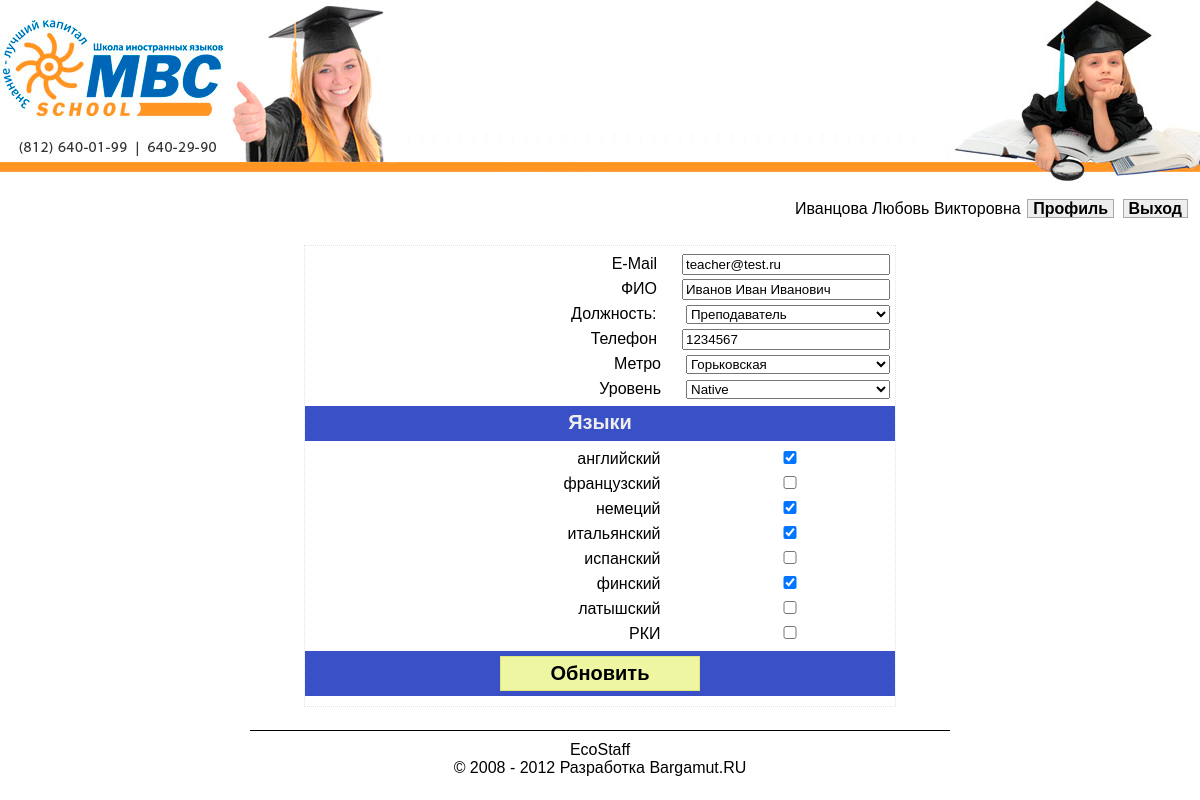
The app's page /staff/?s=1&m=t (signed in) with its own data.
### tables this page shows
CREATE TABLE IF NOT EXISTS `teachers` (
  `id` int(11) NOT NULL AUTO_INCREMENT COMMENT 'ID преподавателя',
  `fio` char(50) NOT NULL COMMENT 'ФИО преподавателя',
  `phone` char(14) NOT NULL COMMENT 'Телефона преподавателя',
  `email` char(50) NOT NULL COMMENT 'E-Mail преподавателя',
  `languages` char(50) NOT NULL COMMENT 'Массив ID языков преподавателя',
  `grade` int(11) NOT NULL COMMENT 'ID уровня преподавателя',
  `metro` int(11) NOT NULL COMMENT 'ID станции метро',
  PRIMARY KEY (`id`)
);

CREATE TABLE IF NOT EXISTS `languages` (
  `id` int(11) NOT NULL AUTO_INCREMENT COMMENT 'ID языка',
  `name` char(50) NOT NULL COMMENT 'Название языка',
  PRIMARY KEY (`id`)
);

### top.php (called while the page is built, shortened)
<?php include('eng/site.conf.php');
if ($USER->already_login()) {
    $userinfo = $_SESSION['USER'];
    $userinfo['logined'] = true;
} else {
    if ($_SERVER['REQUEST_URI'] != '/auth/') {
        header('Location: http://' . $_SERVER['SERVER_NAME'] . '/auth/');
    }
}
?>

### eng/site.conf.php (called while the page is built, shortened)
<?php
include_once('api/api.database.php');
include_once('api/api.users.php');
$DB     = new Database();
$USER   = new Users($DB);
?>

### eng/api/api.users.php (called while the page is built, shortened)
<?php
class Users {
    function userTab($uname) {
        $res = file_get_contents(SITE_ROOT.'/tpl/userTab.html');
        $res = str_replace('{uname}',           $uname, $res);
        $res = str_replace('{AUTH_PROFILE}',    AUTH_PROFILE, $res);
        $res = str_replace('{AUTH_EXIT}',       AUTH_EXIT, $res);
        return $res;
    }
}

### eng/api/api.database.php (called while the page is built, shortened)
<?php
class Database {
    function db_query() {
        $args = func_get_args();
        if (func_num_args() >= 1) {
            $q = array_shift($args);
            if (count($args) == 1) {
                $p = array_shift($args);
            }
            if (isset($p)){
                if (!is_array($p)) {
                    $p = array($p);
                }
                $q = $this->quoteSet($q);
                foreach($p as $k => $v) {
                    $p[$k] = $this->strFormat($v);
                }
                $q = vsprintf($q, $p);
            }
            $r = mysql_query($q) or die(mysql_error());
            $r = $this->db_make_result($r, $q);
        } else {
            $r = 'Нет нужных данных!';
        }
        return $r;
    }
    private function quoteSet($q) {
        $q = preg_replace_callback(
            '/(%?)(%[sd])(:\w+)?(%?)/i',
            function($m) {
                switch ($m[2]) {
                    case '%s': $r = ($m[3] == ':in') ? $m[1].$m[1].$m[2].$m[4].$m[4] : "'" . $m[1].$m[1].$m[2].$m[4].$m[4] . "'"; break;
                    case '%d': $r = ($m[3] == ':like') ? "'" . $m[1].$m[1].$m[2].$m[4].$m[4] . "'" : $m[1].$m[1].$m[2].$m[4].$m[4]; break;
                    default: break;
                }
                return $r;
            },
            $q);
        return $q;
    }
    private function strFormat($str) {
        $str = htmlspecialchars(mysql_real_escape_string($str));
        return $str;
    }
    private function db_make_result($r, $q) {
        $result = array();
        if (preg_match('/^SELECT/i', $q)) {
            if (mysql_num_rows($r) == 1) {
                $result[] = mysql_fetch_assoc($r);
            } else if (mysql_num_rows($r) > 1) {
                while ($row = mysql_fetch_assoc($r)) {
                    $result[] = $row;
                }
            }
        }
        return $result;
    }
}
?>

### staff/index.php (the view, shortened to what this page needs)
<?php
include('../top.php');?>
<!DOCTYPE html>
<html>
<head>
    <link rel="stylesheet" type="text/css" href="../css/default.css" />
    <link rel="stylesheet" type="text/css" href="../css/auth.css" />
    <link rel="stylesheet" type="text/css" href="../css/staff.css" />
</head>
<body>
<div class="main ">
    <div class="header">
        <?=SITE_LOGO?>
    </div>
    <div class="usertab">
        <?php if ($userinfo['logined']) { echo $USER->userTab($userinfo['UNAME']); }?>
    </div>
    <div class="content">
        <form name="projEdit" method="post" action="action.php" enctype="multipart/form-data">
            <?php
            function tplSelect($needle, $vkey, $ind, $key) {
                $r = '';
                foreach ($needle as $k => $v) {
                    $s = $v[$vkey] == $key ? 'selected' : '';
                    $r .= '<option '.$s.' value="'.$v[$vkey].'">'.$v[$ind].'</option>';
                }
                return $r;
            }
            $edit_tpl = file_get_contents(SITE_ROOT.'/tpl/forms/staffForm.html');
            if ($_GET['m'] == 't') {
                $teacher    = $DB->db_query('SELECT * FROM teachers WHERE `id`=%d LIMIT 1',     $_GET['s']);
            } else {
                $user       = $DB->db_query('SELECT * FROM users_bio WHERE `id`=%d LIMIT 1',    $_GET['s']);
                $account    = $DB->db_query('SELECT * FROM users_site WHERE `id`=%d LIMIT 1',   $_GET['s']);
            }
            $languages  = $DB->db_query('SELECT * FROM languages');
            $stations   = $DB->db_query('SELECT * FROM stations');
            $grades     = $DB->db_query('SELECT * FROM teachers_grades');
            $filials    = $DB->db_query('SELECT `id`, `name` FROM filial');
            $lvls       = $DB->db_query('SELECT `lvl`, `lvlname` FROM users_lvl ORDER BY `id` DESC');
            $fio        = $teacher[0]['fio']   ? $teacher[0]['fio']   : $user[0]['fio'];
            $email      = $teacher[0]['email'] ? $teacher[0]['email'] : $account[0]['email'];
            $id         = $teacher[0]['id']    ? $teacher[0]['id']    : $user[0]['id'];
            $filials    = tplSelect($filials,   'id',   'name',     $account[0]['fid']);
            $lvls       = tplSelect($lvls,      'lvl',  'lvlname',  $account[0]['level']);
            $stations   = tplSelect($stations,  'id',   'name',     $teacher[0]['metro']);
            $grades     = tplSelect($grades,    'id',   'name',     $teacher[0]['grade']);
            $r_lang     = '';
            $t_lang     = explode(',', $teacher[0]['languages']);
            foreach ($languages as $k => $v) {
                $s = in_array($v['id'], $t_lang) ? 'checked' : '';
                $r_lang .= '<li class="langs"><label>'.$v['name'].'</label> <input type="checkbox" name="languages[]" '.$s.' value="'.$v['id'].'"></li>';
            }
            $edit_tpl = str_replace('{id}',         $id,                $edit_tpl);
            $edit_tpl = str_replace('{fio}',        $fio,               $edit_tpl);
            $edit_tpl = str_replace('{login}',      $account[0]['login'],  $edit_tpl);
            $edit_tpl = str_replace('{phone}',      $teacher[0]['phone'],  $edit_tpl);
            $edit_tpl = str_replace('{email}',      $email,             $edit_tpl);
            $edit_tpl = str_replace('{filial}',     $filials,           $edit_tpl);
            $edit_tpl = str_replace('{lvlname}',    $lvls,              $edit_tpl);
            $edit_tpl = str_replace('{grade}',      $grades,            $edit_tpl);
            $edit_tpl = str_replace('{metro}',      $stations,          $edit_tpl);
            $edit_tpl = str_replace('{languages}',  $r_lang,            $edit_tpl);
            echo $edit_tpl;
            ?>
        </form>
    </div>
    <div class="push"></div>
</div>
<div class="footer">
    <hr />
    <?=CREDITS?>
    <?=DEVELOPERS?>
</div>
</body>
</html>

### css/default.css (style rules this page uses)
html, body { height: 100%; margin: 0px; padding: 0px; font-family: Tahoma, Arial; }
hr { color: #000; background-color: #000; border: 0px none; height: 1px; clear: both; margin: 0px; }
.button { background-color: #eee; border: 1px #aaa solid; font-weight: bold; cursor: pointer; }
.main { min-height: 100%; height: auto !important; height: 100%; width: 100%; margin: 0px 0px -70px; }
.header { position: relative; height: 190px; background: url('/img/default/logo2.png') no-repeat top right; margin-bottom: 5px; }
.logo1 { border: 0px; }
.usertab { height: 30px; padding: 5px 10px; text-align: right; }
.content { padding: 5px 10px 15px; }
.footer, .push { height: 70px; width: 900px; margin: 0px auto; text-align: center; }
.footer hr { width: 700px; margin: 0 auto 10px; }

### css/auth.css (style rules this page uses)
#maProfile, #maExit { color: #000; padding: 0px 5px; margin: 0px 2px; text-align: center; text-decoration: none; }

### css/staff.css (style rules this page uses)
ul { width: 50%; margin: 5px auto; padding: 5px 0px; list-style: none; border: 1px #DFE4EE dotted; }
ul li { padding: 0px 5px 0px 10px; clear: both; text-align: right; }
ul li label { line-height: 25px; padding: 0px 25px 0px 0px; }
ul li input { width: 200px; margin: 0px; }
ul li select { width: 204px; }
ul li.subhead { height: 25px; }
ul li.subhead, ul li.submit { margin: 5px 0px; padding: 5px 0px; background-color: #3A50C7; color: #EEE; text-align: center; font-size: 20px; font-weight: bold; }
ul li.submit .btn { padding: 5px 10px; font-size: 20px; font-weight: bold; cursor: pointer; }
ul li.submit .submEdit { border: 1px #DFE57B solid; background-color: #EFF6A2; }

### records on screen
teachers: email "teacher@test.ru", fio "Иванов Иван Иванович", phone "1234567", metro "Горьковская", grade "Native"
languages: name "английский"
languages: name "французский"
languages: name "немеций"
languages: name "итальянский"
languages: name "испанский"
languages: name "финский"
languages: name "латышский"
languages: name "РКИ"

### other values on screen
$USER->userTab($userinfo['UNAME']) "Иванцова Любовь Викторовна Профиль Выход"
CREDITS "EcoStaff © 2008 - 2012"
DEVELOPERS "Разработка Bargamut.RU"
